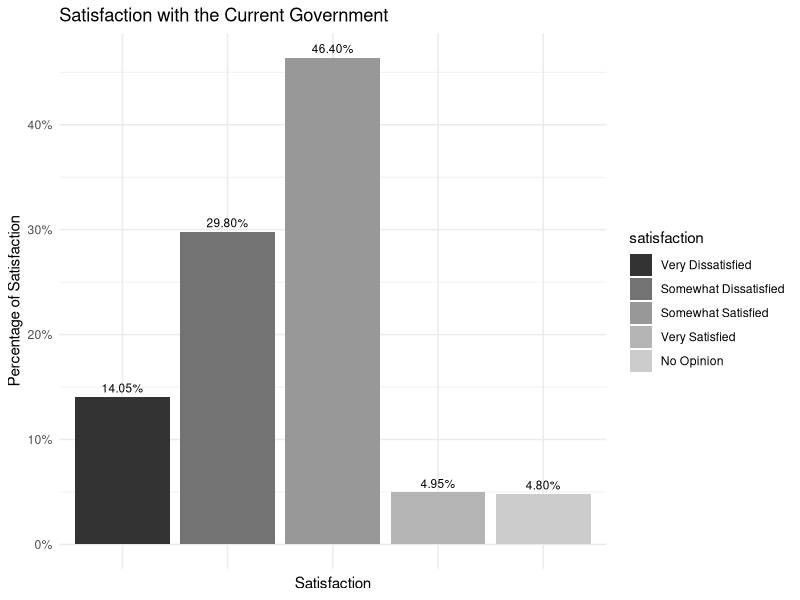
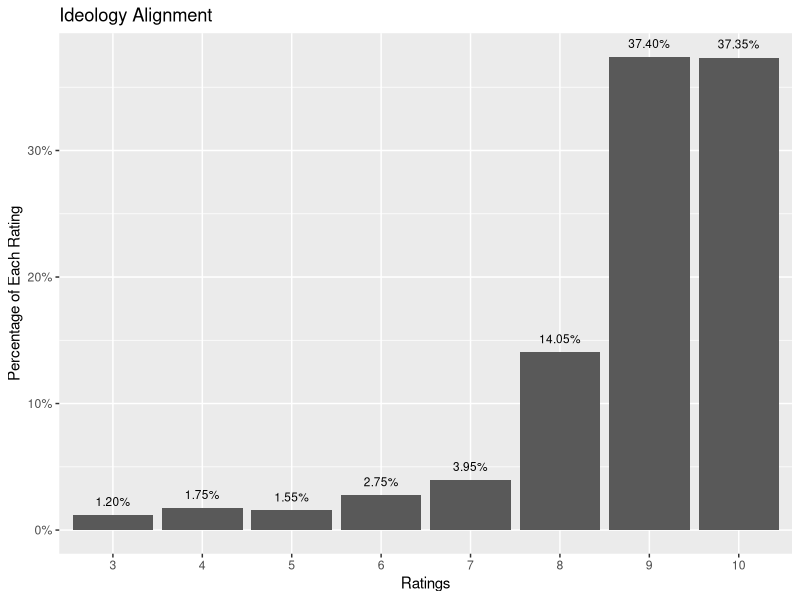

Reproduce these figures in R, in order. (Note: this script raises an error after producing the figures.)
## ---- chunk 1
knitr::opts_chunk$set(echo = TRUE)
library(readxl)
library(dplyr)
library(knitr)
library(ggplot2)
## ---- chunk 2
election_data <- read_excel("election_data.xlsx")
## ---- chunk 3
election_data$`How's your satisfaction with the current Canadian government?` <-
  factor(election_data$`How's your satisfaction with the current Canadian government?`,
         levels = c("Very Dissatisfied", "Somewhat Dissatisfied", "Somewhat Satisfied", 
                    "Very Satisfied", "No Opinion"))

sat <- election_data %>% group_by(`How's your satisfaction with the current Canadian government?`) %>% count()
sat$pct <- sat$n/2000
sat %>% ggplot(aes(x = sat$`How's your satisfaction with the current Canadian government?`, y = sat$pct, label = scales::percent(pct), fill =`How's your satisfaction with the current Canadian government?` )) +
  geom_bar(stat = "identity") +
  xlab("Satisfaction") +
  ylab("Percentage of Satisfaction") +
  labs(
    title = "Satisfaction with the Current Government"
  ) + 
  theme_minimal()+ 
  theme(axis.text.x = element_blank()) +
  scale_y_continuous(labels=scales::percent) +
  geom_text(position = position_dodge(width = .9), hjust = 0.5, vjust = -0.5, size = 3) +
  scale_fill_grey(name = "satisfaction")
## ---- chunk 4
# Alignment between people and the government
mean_alignment <- mean(election_data$`How much do you value the alignment between you and the candidate's policies?`)
alignment <- election_data %>% group_by(`How much do you value the alignment between you and the candidate's policies?`) %>% count()
alignment$pct <- alignment$n/2000
alignment%>% ggplot(aes(x = factor(alignment$`How much do you value the alignment between you and the candidate's policies?`), y = alignment$pct, label = scales::percent(pct))) +
  geom_bar(stat = "identity") +
  geom_text(position = position_dodge(width = .9), vjust = -1, size = 3)+
  xlab("Ratings") +
  scale_y_continuous(labels=scales::percent) +
  labs(title = "Ideology Alignment") +
  ylab("Percentage of Each Rating")
## ---- chunk 5
# Covid
mean_covid <- mean(election_data$`How would you rate the current government's response on combating COVID-19?`)
covid_prov <- as.data.frame(cbind(election_data$`How would you rate the current government's response on combating COVID-19?`, election_data$`Which province or territory do you live in?`))
covid_prov$V1 <- as.integer(covid_prov$V1)
covid_mean <- as.data.frame(aggregate(covid_prov$V1, list(covid_prov$V2), mean))
covid_sd <- as.data.frame(aggregate(covid_prov$V1, list(covid_prov$V2), sd))
covid_sd[8, 2] <- 0
covid_sd[13, 2] <- 0
demo_count <- election_data %>% group_by(`Which province or territory do you live in?`) %>% count()
info <- as.data.frame(cbind(demo_count, covid_mean$x, covid_sd$x))
N_n <- c(4067175, 4648055, 1278365, 747101, 519716, 41786, 923598, 35944, 13448494, 142907, 8164361, 1098352, 35874)
weight <- N_n/35151728
info <- cbind(info, N_n, prov_ratio)
colnames(info) <- c("Which province or territory do you live in?", "n","Mean", "Standard Deviation", "Province_population", "Weight")

mu <- sum(info$Weight*info$Mean)
sd <- sum(info$Weight^2*(1-info$n/info$Province_population)*info$`Standard Deviation`^2/info$n)
up_interval <- mu+sd
lower_interval <- mu-sd
stats <- as.data.frame(cbind(mu, sd, up_interval, lower_interval))
colnames(stats) <- c("Mean", "Standard Deviation", "5%", "95%")
## ---- chunk 6
covid <- election_data %>% group_by(`How would you rate the current government's response on combating COVID-19?`) %>% count()
covid$pct <- covid$n/2000
covid%>% ggplot(aes(x = factor(covid$`How would you rate the current government's response on combating COVID-19?`), y = covid$pct, label = scales::percent(pct))) +
  geom_bar(stat = "identity") +
  geom_text(position = position_dodge(width = .9), vjust = -1, size = 3)+
  xlab("Ratings") +
  scale_y_continuous(labels=scales::percent) +
  labs(title = "Rating for Government's Response on COVID-19") +
  ylab("Percentage of Each Rating") +
  theme_minimal()
## ---- chunk 7
# Important Issues in Canada

issues <- election_data %>% group_by(`In your opinion, what is the most important issue facing in Canada today?`) %>% count()
issues$pct <- issues$n/2000

issues %>% ggplot(aes(x = issues$`In your opinion, what is the most important issue facing in Canada today?`, y = issues$pct, label = scales::percent(pct), fill =`In your opinion, what is the most important issue facing in Canada today?`)) +
  geom_bar(stat = "identity") +
  xlab(" ") +
  ylab("Percentage For Each Issue") +
  labs(
    title = "Issue Facing in Canada Today"
  ) + 
  theme_minimal()+ 
  theme(axis.text.x = element_blank()) +
  scale_y_continuous(labels=scales::percent) +
  geom_text(position = position_dodge(width = .9), hjust = 0.5, vjust = 0, size = 3) +
  scale_fill_grey(name = "Issues")
## ---- chunk 8
# Voting Intention Graph in Canada
intention <- election_data %>% group_by(`If the Federal Election were being held today, who would you vote for?`) %>% count()
intention$pct <- intention$n/2000

intention %>% ggplot(aes(x = intention$`If the Federal Election were being held today, who would you vote for?`, y = intention$pct, label = scales::percent(pct), fill =`If the Federal Election were being held today, who would you vote for?`)) +
  geom_bar(stat = "identity") +
  xlab(" ") +
  ylab("Voting Intentions") +
  labs(
    title = "Voting Intentions For Leaders/Parties"
  ) + 
  theme_minimal()+ 
  theme(axis.text.x = element_blank()) +
  scale_y_continuous(labels=scales::percent) +
  geom_text(position = position_dodge(width = .9), hjust = 0.5, vjust = -0.5, size = 3) +
  scale_fill_grey(name = "Leaders/Parties")
## ---- chunk 9
# calculate the percentage of each supporters


age_cad <- as.data.frame(cbind(election_data$`How old are you?`, election_data$`If the Federal Election were being held today, who would you vote for?`, election_data$`Which province or territory do you live in?`))

n <- 2000
total <- sum(age_cad$V2 =="Erin O’Toole's Conservative Party of Canada")/2000*100
can_1 <- subset(age_cad, V2 == "Erin O’Toole's Conservative Party of Canada")
per_18_24 <- sum(can_1$V1 == "18-24")/sum(age_cad$V1 == "18-24")*100
per_25_34 <- sum(can_1$V1 == "25-34")/sum(age_cad$V1 == "25-34")*100
per_35_44 <- sum(can_1$V1 == "35-44")/sum(age_cad$V1 == "35-44")*100
per_45_54 <- sum(can_1$V1 == "45-54")/sum(age_cad$V1 == "45-54")*100
per_55_64 <- sum(can_1$V1 == "55-64")/sum(age_cad$V1 == "55-64")*100
per_65p <- sum(can_1$V1 == "65+")/sum(age_cad$V1 == "65+")*100
per_on <- sum(can_1$V3 == "Ontario")/sum(age_cad$V3 == "Ontario")*100
per_bc <- sum(can_1$V3 == "British Columbia")/sum(age_cad$V3 == "British Columbia")*100
per_quebec <- sum(can_1$V3 == "Quebec")/sum(age_cad$V3 == "Quebec")*100
per_alberta <- sum(can_1$V3 == "Alberta")/sum(age_cad$V3 == "Alberta")*100
per_other <- sum(can_1$V3 == "Saskatchewan", can_1$V3 == "Manitoba", can_1$V3 == "New Brunswick", can_1$V3 == "Nova Scotia", can_1$V3 =="Newfoundland and Labrador", can_1$V3 == "Prince-Edward-Island", can_1$V3 == "Northwest Territories", can_1$V3 == "Nunavut")/sum(age_cad$V3 == "Saskatchewan", age_cad$V3 == "Manitoba", age_cad$V3 == "New Brunswick", age_cad$V3 == "Nova Scotia", age_cad$V3 =="Newfoundland and Labrador", age_cad$V3 == "Prince-Edward-Island", age_cad$V3 == "Northwest Territories", age_cad$V3 == "Nunavut", age_cad$V3 == "Yukon")*100
con_party <- as.data.frame(cbind(per_18_24, per_25_34, per_35_44, per_45_54, per_55_64, per_65p, per_on, per_bc, per_alberta, per_quebec, per_other, total))


total <- sum(age_cad$V2 =="Justin Trudeau's Liberal Party of Canada")/2000*100
can_1 <- subset(age_cad, V2 == "Justin Trudeau's Liberal Party of Canada")
per_18_24 <- sum(can_1$V1 == "18-24")/sum(age_cad$V1 == "18-24")*100
per_25_34 <- sum(can_1$V1 == "25-34")/sum(age_cad$V1 == "25-34")*100
per_35_44 <- sum(can_1$V1 == "35-44")/sum(age_cad$V1 == "35-44")*100
per_45_54 <- sum(can_1$V1 == "45-54")/sum(age_cad$V1 == "45-54")*100
per_55_64 <- sum(can_1$V1 == "55-64")/sum(age_cad$V1 == "55-64")*100
per_65p <- sum(can_1$V1 == "65+")/sum(age_cad$V1 == "65+")*100
per_on <- sum(can_1$V3 == "Ontario")/sum(age_cad$V3 == "Ontario")*100
per_bc <- sum(can_1$V3 == "British Columbia")/sum(age_cad$V3 == "British Columbia")*100
per_quebec <- sum(can_1$V3 == "Quebec")/sum(age_cad$V3 == "Quebec")*100
per_alberta <- sum(can_1$V3 == "Alberta")/sum(age_cad$V3 == "Alberta")*100
per_other <- sum(can_1$V3 == "Saskatchewan", can_1$V3 == "Manitoba", can_1$V3 == "New Brunswick", can_1$V3 == "Nova Scotia", can_1$V3 =="Newfoundland and Labrador", can_1$V3 == "Prince-Edward-Island", can_1$V3 == "Northwest Territories", can_1$V3 == "Nunavut")/sum(age_cad$V3 == "Saskatchewan", age_cad$V3 == "Manitoba", age_cad$V3 == "New Brunswick", age_cad$V3 == "Nova Scotia", age_cad$V3 =="Newfoundland and Labrador", age_cad$V3 == "Prince-Edward-Island", age_cad$V3 == "Northwest Territories", age_cad$V3 == "Nunavut", age_cad$V3 == "Yukon")*100
lib_party <- as.data.frame(cbind(per_18_24, per_25_34, per_35_44, per_45_54, per_55_64, per_65p, per_on, per_bc, per_alberta, per_quebec, per_other, total))

total <- sum(age_cad$V2 =="Jagmeet Singh's New Democratic Party of Canada")/2000*100
can_1 <- subset(age_cad, V2 == "Jagmeet Singh's New Democratic Party of Canada")
per_18_24 <- sum(can_1$V1 == "18-24")/sum(age_cad$V1 == "18-24")*100
per_25_34 <- sum(can_1$V1 == "25-34")/sum(age_cad$V1 == "25-34")*100
per_35_44 <- sum(can_1$V1 == "35-44")/sum(age_cad$V1 == "35-44")*100
per_45_54 <- sum(can_1$V1 == "45-54")/sum(age_cad$V1 == "45-54")*100
per_55_64 <- sum(can_1$V1 == "55-64")/sum(age_cad$V1 == "55-64")*100
per_65p <- sum(can_1$V1 == "65+")/sum(age_cad$V1 == "65+")*100
per_on <- sum(can_1$V3 == "Ontario")/sum(age_cad$V3 == "Ontario")*100
per_bc <- sum(can_1$V3 == "British Columbia")/sum(age_cad$V3 == "British Columbia")*100
per_quebec <- sum(can_1$V3 == "Quebec")/sum(age_cad$V3 == "Quebec")*100
per_alberta <- sum(can_1$V3 == "Alberta")/sum(age_cad$V3 == "Alberta")*100
per_other <- sum(can_1$V3 == "Saskatchewan", can_1$V3 == "Manitoba", can_1$V3 == "New Brunswick", can_1$V3 == "Nova Scotia", can_1$V3 =="Newfoundland and Labrador", can_1$V3 == "Prince-Edward-Island", can_1$V3 == "Northwest Territories", can_1$V3 == "Nunavut")/sum(age_cad$V3 == "Saskatchewan", age_cad$V3 == "Manitoba", age_cad$V3 == "New Brunswick", age_cad$V3 == "Nova Scotia", age_cad$V3 =="Newfoundland and Labrador", age_cad$V3 == "Prince-Edward-Island", age_cad$V3 == "Northwest Territories", age_cad$V3 == "Nunavut", age_cad$V3 == "Yukon")*100
new_do <- as.data.frame(cbind(per_18_24, per_25_34, per_35_44, per_45_54, per_55_64, per_65p, per_on, per_bc, per_alberta, per_quebec, per_other, total))

total <- sum(age_cad$V2 == "Yves-Francois Blanchet's Bloc Québécois")/2000*100
can_1 <- subset(age_cad, V2 == "Yves-Francois Blanchet's Bloc Québécois")
per_18_24 <- sum(can_1$V1 == "18-24")/sum(age_cad$V1 == "18-24")*100
per_25_34 <- sum(can_1$V1 == "25-34")/sum(age_cad$V1 == "25-34")*100
per_35_44 <- sum(can_1$V1 == "35-44")/sum(age_cad$V1 == "35-44")*100
per_45_54 <- sum(can_1$V1 == "45-54")/sum(age_cad$V1 == "45-54")*100
per_55_64 <- sum(can_1$V1 == "55-64")/sum(age_cad$V1 == "55-64")*100
per_65p <- sum(can_1$V1 == "65+")/sum(age_cad$V1 == "65+")*100
per_on <- sum(can_1$V3 == "Ontario")/sum(age_cad$V3 == "Ontario")*100
per_bc <- sum(can_1$V3 == "British Columbia")/sum(age_cad$V3 == "British Columbia")*100
per_quebec <- sum(can_1$V3 == "Quebec")/sum(age_cad$V3 == "Quebec")*100
per_alberta <- sum(can_1$V3 == "Alberta")/sum(age_cad$V3 == "Alberta")*100
per_other <- sum(can_1$V3 == "Saskatchewan", can_1$V3 == "Manitoba", can_1$V3 == "New Brunswick", can_1$V3 == "Nova Scotia", can_1$V3 =="Newfoundland and Labrador", can_1$V3 == "Prince-Edward-Island", can_1$V3 == "Northwest Territories", can_1$V3 == "Nunavut")/sum(age_cad$V3 == "Saskatchewan", age_cad$V3 == "Manitoba", age_cad$V3 == "New Brunswick", age_cad$V3 == "Nova Scotia", age_cad$V3 =="Newfoundland and Labrador", age_cad$V3 == "Prince-Edward-Island", age_cad$V3 == "Northwest Territories", age_cad$V3 == "Nunavut", age_cad$V3 == "Yukon")*100
bloc_q <- as.data.frame(cbind(per_18_24, per_25_34, per_35_44, per_45_54, per_55_64, per_65p, per_on, per_bc, per_alberta, per_quebec, per_other, total))

total <- sum(age_cad$V2 == "Annamie Paul's Green Party of Canada")/2000*100
can_1 <- subset(age_cad, V2 == "Annamie Paul's Green Party of Canada")
per_18_24 <- sum(can_1$V1 == "18-24")/sum(age_cad$V1 == "18-24")*100
per_25_34 <- sum(can_1$V1 == "25-34")/sum(age_cad$V1 == "25-34")*100
per_35_44 <- sum(can_1$V1 == "35-44")/sum(age_cad$V1 == "35-44")*100
per_45_54 <- sum(can_1$V1 == "45-54")/sum(age_cad$V1 == "45-54")*100
per_55_64 <- sum(can_1$V1 == "55-64")/sum(age_cad$V1 == "55-64")*100
per_65p <- sum(can_1$V1 == "65+")/sum(age_cad$V1 == "65+")*100
per_on <- sum(can_1$V3 == "Ontario")/sum(age_cad$V3 == "Ontario")*100
per_bc <- sum(can_1$V3 == "British Columbia")/sum(age_cad$V3 == "British Columbia")*100
per_quebec <- sum(can_1$V3 == "Quebec")/sum(age_cad$V3 == "Quebec")*100
per_alberta <- sum(can_1$V3 == "Alberta")/sum(age_cad$V3 == "Alberta")*100
per_other <- sum(can_1$V3 == "Saskatchewan", can_1$V3 == "Manitoba", can_1$V3 == "New Brunswick", can_1$V3 == "Nova Scotia", can_1$V3 =="Newfoundland and Labrador", can_1$V3 == "Prince-Edward-Island", can_1$V3 == "Northwest Territories", can_1$V3 == "Nunavut")/sum(age_cad$V3 == "Saskatchewan", age_cad$V3 == "Manitoba", age_cad$V3 == "New Brunswick", age_cad$V3 == "Nova Scotia", age_cad$V3 =="Newfoundland and Labrador", age_cad$V3 == "Prince-Edward-Island", age_cad$V3 == "Northwest Territories", age_cad$V3 == "Nunavut", age_cad$V3 == "Yukon")*100
green_party <- as.data.frame(cbind(per_18_24, per_25_34, per_35_44, per_45_54, per_55_64, per_65p, per_on, per_bc, per_alberta, per_quebec, per_other, total))

total <- sum(age_cad$V2 =="Others")/2000*100
can_1 <- subset(age_cad, V2 == "Others")
per_18_24 <- sum(can_1$V1 == "18-24")/sum(age_cad$V1 == "18-24")*100
per_25_34 <- sum(can_1$V1 == "25-34")/sum(age_cad$V1 == "25-34")*100
per_35_44 <- sum(can_1$V1 == "35-44")/sum(age_cad$V1 == "35-44")*100
per_45_54 <- sum(can_1$V1 == "45-54")/sum(age_cad$V1 == "45-54")*100
per_55_64 <- sum(can_1$V1 == "55-64")/sum(age_cad$V1 == "55-64")*100
per_65p <- sum(can_1$V1 == "65+")/sum(age_cad$V1 == "65+")*100
per_on <- sum(can_1$V3 == "Ontario")/sum(age_cad$V3 == "Ontario")*100
per_bc <- sum(can_1$V3 == "British Columbia")/sum(age_cad$V3 == "British Columbia")*100
per_quebec <- sum(can_1$V3 == "Quebec")/sum(age_cad$V3 == "Quebec")*100
per_alberta <- sum(can_1$V3 == "Alberta")/sum(age_cad$V3 == "Alberta")*100
per_other <- sum(can_1$V3 == "Saskatchewan", can_1$V3 == "Manitoba", can_1$V3 == "New Brunswick", can_1$V3 == "Nova Scotia", can_1$V3 =="Newfoundland and Labrador", can_1$V3 == "Prince-Edward-Island", can_1$V3 == "Northwest Territories", can_1$V3 == "Nunavut")/sum(age_cad$V3 == "Saskatchewan", age_cad$V3 == "Manitoba", age_cad$V3 == "New Brunswick", age_cad$V3 == "Nova Scotia", age_cad$V3 =="Newfoundland and Labrador", age_cad$V3 == "Prince-Edward-Island", age_cad$V3 == "Northwest Territories", age_cad$V3 == "Nunavut", age_cad$V3 == "Yukon")*100
other <- as.data.frame(cbind(per_18_24, per_25_34, per_35_44, per_45_54, per_55_64, per_65p, per_on, per_bc, per_alberta, per_quebec, per_other, total))

potential_voters <- as.data.frame(rbind(lib_party, con_party, new_do, bloc_q, green_party, other))
colnames(potential_voters) <- c("18-24", "25-34", "35-44", "45_54", "55-64", "65+", "Ontario", "British Columbia", "Alberta", "Quebec", "Other", "Total")
rownames(potential_voters) <- c("Justin Trudeau/Liberal", "Erin O’Toole/Conservative",  "Jagmeet Singh/New Democratic", "Bloc Québécois/Yves-Francois Blanchet","Annamie Paul/Green Party", "Others")

## ---- chunk 10
sat %>% ggplot(aes(x = sat$`How's your satisfaction with the current Canadian government?`, y = sat$pct, label = scales::percent(pct), fill =`How's your satisfaction with the current Canadian government?` )) +
  geom_bar(stat = "identity") +
  xlab("Satisfaction") +
  ylab("Percentage of Satisfaction") +
  labs(
    title = "Satisfaction with the Current Government"
  ) + 
  theme_minimal()+ 
  theme(axis.text.x = element_blank()) +
  scale_y_continuous(labels=scales::percent) +
  geom_text(position = position_dodge(width = .9), hjust = 0.5, vjust = -0.5, size = 3) +
  scale_fill_grey(name = "satisfaction")
## ---- chunk 11
alignment%>% ggplot(aes(x = factor(alignment$`How much do you value the alignment between you and the candidate's policies?`), y = alignment$pct, label = scales::percent(pct))) +
  geom_bar(stat = "identity") +
  geom_text(position = position_dodge(width = .9), vjust = -1, size = 3)+
  xlab("Ratings") +
  scale_y_continuous(labels=scales::percent) +
  labs(title = "Ideology Alignment") +
  ylab("Percentage of Each Rating")
## ---- chunk 12
covid%>% ggplot(aes(x = factor(covid$`How would you rate the current government's response on combating COVID-19?`), y = covid$pct, label = scales::percent(pct))) +
  geom_bar(stat = "identity") +
  geom_text(position = position_dodge(width = .9), vjust = -1, size = 3)+
  xlab("Ratings") +
  scale_y_continuous(labels=scales::percent) +
  labs(title = "Rating for Government's Response on COVID-19") +
  ylab("Percentage of Each Rating") +
  theme_minimal()
## ---- chunk 13
kable(stats, caption = "Population Inference from Stratified Sample")
## ---- chunk 14
issues %>% ggplot(aes(x = issues$`In your opinion, what is the most important issue facing in Canada today?`, y = issues$pct, label = scales::percent(pct), fill =`In your opinion, what is the most important issue facing in Canada today?`)) +
  geom_bar(stat = "identity") +
  xlab(" ") +
  ylab("Percentage For Each Issue") +
  labs(
    title = "Issue Facing in Canada Today"
  ) + 
  theme_minimal()+ 
  theme(axis.text.x = element_blank()) +
  scale_y_continuous(labels=scales::percent) +
  geom_text(position = position_dodge(width = .9), hjust = 0.5, vjust = 0, size = 3) +
  scale_fill_grey(name = "Issues")
## ---- chunk 15
kable(potential_voters, digits = 2, caption = "Voting Intentions (In Percentages)")
## ---- chunk 16
kable(demo_count)
